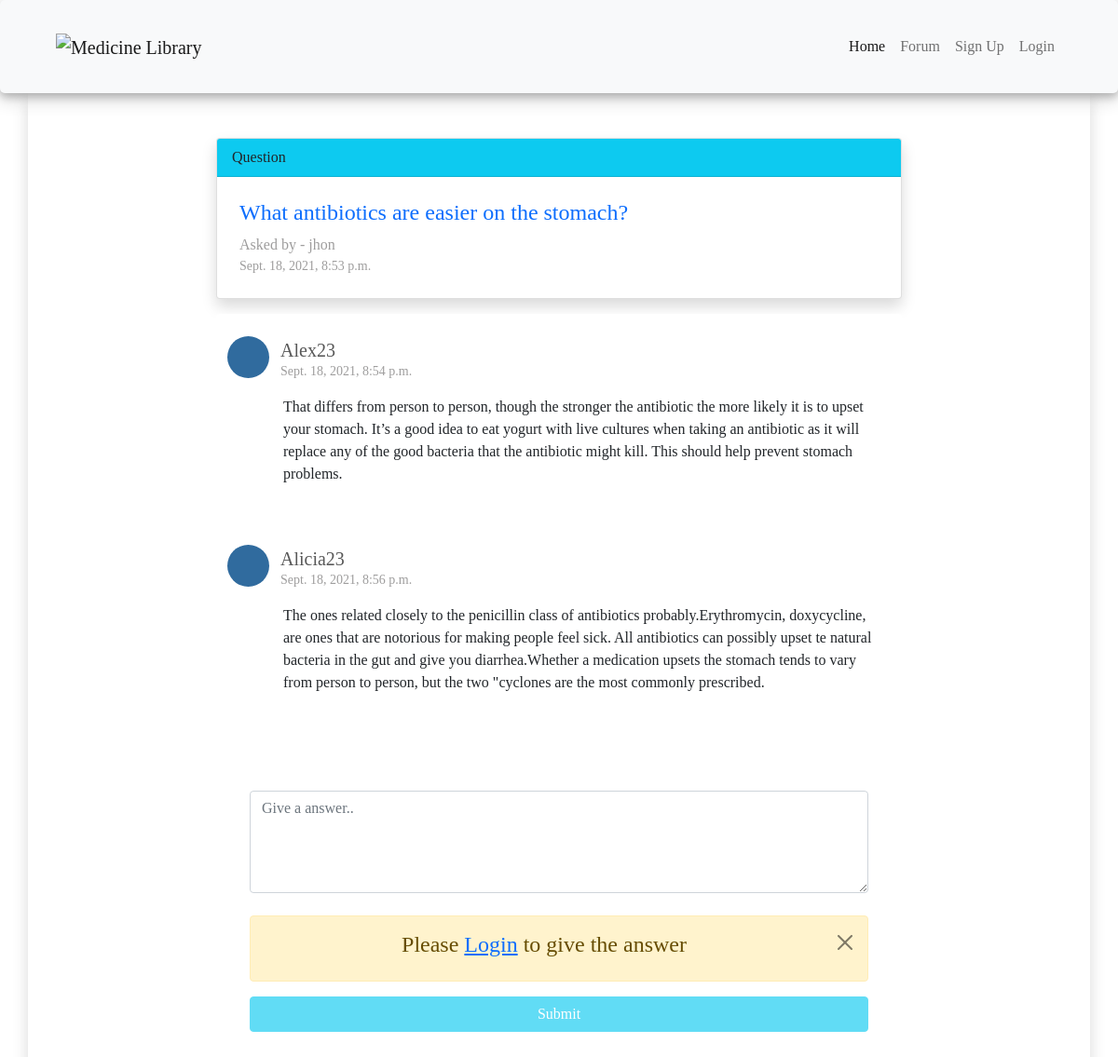
Page /quesdetails/8 on the earlier database version.
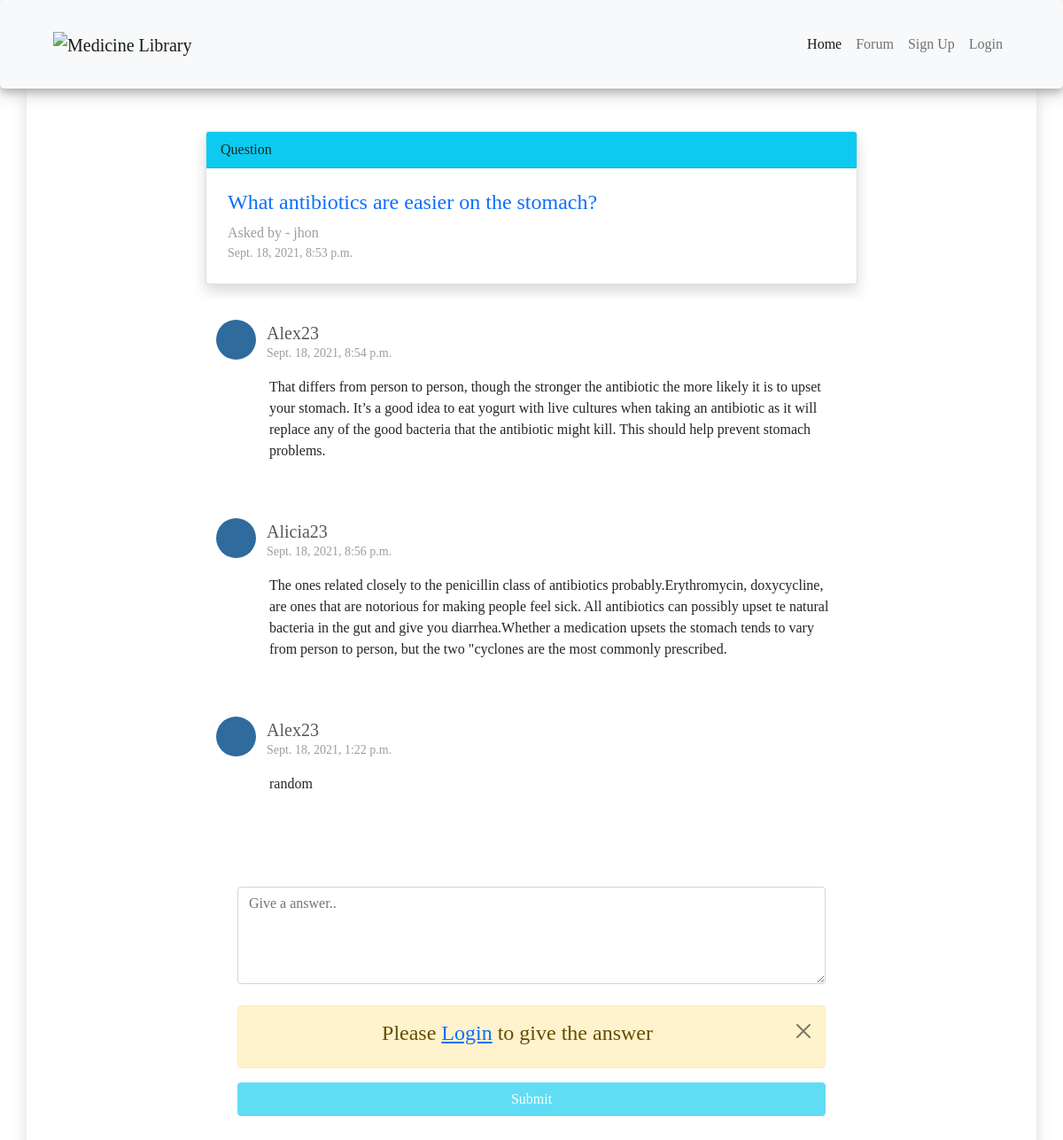
Same page on the later database version.
### App/models.py (models this page shows, shortened)
class Answer(models.Model):
    answer = models.CharField(max_length=500)
    question = models.ForeignKey(Question,on_delete=models.CASCADE)
    user = models.ForeignKey(User,on_delete=models.CASCADE)
    date_added = models.DateTimeField(default=timezone.localtime(timezone.now()), blank=True)

### App/views.py (the view)
# urls.py: path('quesdetails/<int:id>',ques_detailsView,name='ques_detailsView'),
def ques_detailsView(request,id):
    question = Question.objects.get(id=id)
    answer = Answer.objects.filter(question__id=id)
    if request.method == "POST":
        ans = request.POST.get('answer_input')
        Answer.objects.create(answer=ans,user=request.user,question=question)
    context = {
    'ques':question,
    'answer':answer
    }
    return render(request,'ques_details.html',context)

### App/Templates/ques_details.html (shortened to what this page needs)
{% extends 'navbar.html' %}
{% load static %}
{% load crispy_forms_tags %}
{% block css %}
<link rel="stylesheet" href="{% static 'css/style.css' %}" />
{% endblock css %}
{% block body %}
<div class="container">
<div class='row h-100 shadow '>
  <div class="col-lg-8  offset-lg-2 col-md-8 offset-md-2 col-sm-10 offset-sm-1 my-2 mt-5">
      <div class="card rounded-sm shadow ">
        <div class="card-header bg-info">Question</div>
        <div class="card-body p-lg-4 p-sm-1 ">
          <h4 class="text-primary">{{ques.question}}</h4>
          <p>Asked by - {{ques.user}}</p>
          <p class='small'>{{ques.date_added}}</p>
        </div>
      </div>
    </div>
    {% for ans in answer %}
    <div class="col-lg-8 offset-lg-2 col-md-8 offset-md-2 col-sm-10 offset-sm-1 my-2">
      <div class="card rounded -sm border-0">
        <div class="card-body p-lg-4 p-sm-1 ">
        <div class='row ans_row'>
            <div class='col-1'>
                <i class='fas fa-user'></i>
            </div>
            <div class='col-11'>
                <h5 class="">{{ans.user}}</h5></p>
                <p class='small'>{{ans.date_added}}
            </div>
        </div>
          <p class="text-dark mt-3 ms-5">{{ans.answer}}</p>
        </div>
      </div>
    </div>
    {% endfor %}
    <div class='col-lg-8 offset-lg-2 col-md-8 offset-md-2  col-sm-8 offset-sm-2 p-5  login_div '>
      <form class='ask_question' {% url 'ques_detailsView' ques.id %} method="POST">
        <textarea name="answer_input" id="answer_input" class='form-control my-4' placeholder='Give a answer..' cols="30" rows="4"></textarea>
        {% if  request.user.is_authenticated %}
        <button class='btn btn-info text-white w-100 mb-5 ' type="submit">Submit</button endif %}ton>
        {% else %}
            <div class="alert alert-warning alert-dismissible fade show" role="alert">
              <h4 class=''>Please <a href="{% url 'loginView' %}">Login</a> to give the answer</h4>
            <button type="button" class="btn-close" data-bs-dismiss="alert" aria-label="Close"></button>
          </div>
        <button class='btn btn-info text-white w-100 mb-5 disabled ' type="submit">Submit</button endif %}ton>
        {% endif %}
    </div>
</div>
</div>
{% endblock %}

Differences in the rows shown:
added Answer: user "Alex23", date_added "Sept. 18, 2021, 1:22 p.m.", answer "random"
